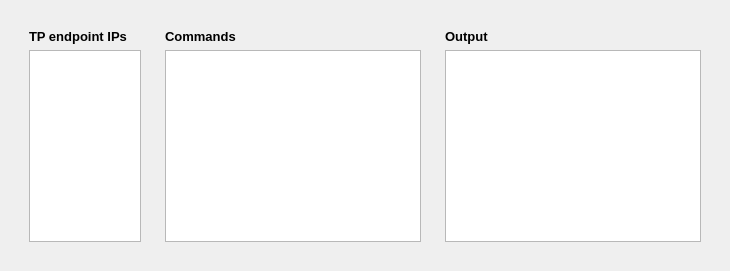
           <widget class="QWidget" name="widget_41" native="true">
            <property name="sizePolicy">
             <sizepolicy hsizetype="Expanding" vsizetype="Preferred">
              <horstretch>0</horstretch>
              <verstretch>0</verstretch>
             </sizepolicy>
            </property>
            <layout class="QHBoxLayout" name="horizontalLayout_28">
             <item>
              <widget class="QWidget" name="widget_39" native="true">
               <property name="sizePolicy">
                <sizepolicy hsizetype="Preferred" vsizetype="Expanding">
                 <horstretch>0</horstretch>
                 <verstretch>0</verstretch>
                </sizepolicy>
               </property>
               <layout class="QHBoxLayout" name="horizontalLayout_26">
                <item>
                 <widget class="QWidget" name="widget_43" native="true">
                  <property name="maximumSize">
                   <size>
                    <width>130</width>
                    <height>16777215</height>
                   </size>
                  </property>
                  <layout class="QVBoxLayout" name="verticalLayout_34">
                   <item>
                    <widget class="QLabel" name="label">
                     <property name="font">
                      <font>
                       <family>Segoe UI</family>
                       <pointsize>10</pointsize>
                       <weight>75</weight>
                       <bold>true</bold>
                      </font>
                     </property>
                     <property name="text">
                      <string>TP endpoint IPs</string>
                     </property>
                    </widget>
                   </item>
                   <item>
                    <widget class="QPlainTextEdit" name="plainTextEdit_tp_ip_list">
                     <property name="sizePolicy">
                      <sizepolicy hsizetype="Fixed" vsizetype="Expanding">
                       <horstretch>0</horstretch>
                       <verstretch>0</verstretch>
                      </sizepolicy>
                     </property>
                     <property name="palette">
                      <palette>
                       <active>
                        <colorrole role="Text">
                         <brush brushstyle="SolidPattern">
                          <color alpha="255">
                           <red>0</red>
                           <green>0</green>
                           <blue>0</blue>
                          </color>
                         </brush>
                        </colorrole>
                        <colorrole role="Base">
                         <brush brushstyle="SolidPattern">
                          <color alpha="255">
                           <red>255</red>
                           <green>255</green>
                           <blue>255</blue>
                          </color>
                         </brush>
                        </colorrole>
                       </active>
                       <inactive>
                        <colorrole role="Text">
                         <brush brushstyle="SolidPattern">
                          <color alpha="255">
                           <red>0</red>
                           <green>0</green>
                           <blue>0</blue>
                          </color>
                         </brush>
                        </colorrole>
                        <colorrole role="Base">
                         <brush brushstyle="SolidPattern">
                          <color alpha="255">
                           <red>255</red>
                           <green>255</green>
                           <blue>255</blue>
                          </color>
                         </brush>
                        </colorrole>
                       </inactive>
                       <disabled>
                        <colorrole role="Text">
                         <brush brushstyle="SolidPattern">
                          <color alpha="255">
                           <red>120</red>
                           <green>120</green>
                           <blue>120</blue>
                          </color>
                         </brush>
                        </colorrole>
                        <colorrole role="Base">
                         <brush brushstyle="SolidPattern">
                          <color alpha="255">
                           <red>240</red>
                           <green>240</green>
                           <blue>240</blue>
                          </color>
                         </brush>
                        </colorrole>
                       </disabled>
                      </palette>
                     </property>
                     <property name="font">
                      <font>
                       <family>Segoe UI</family>
                       <pointsize>10</pointsize>
                      </font>
                     </property>
                     <property name="plainText">
                      <string/>
                     </property>
                    </widget>
                   </item>
                  </layout>
                 </widget>
                </item>
                <item>
                 <widget class="QWidget" name="widget_44" native="true">
                  <property name="maximumSize">
                   <size>
                    <width>470</width>
                    <height>16777215</height>
                   </size>
                  </property>
                  <layout class="QVBoxLayout" name="verticalLayout_11">
                   <item>
                    <widget class="QLabel" name="label_2">
                     <property name="font">
                      <font>
                       <family>Segoe UI</family>
                       <pointsize>10</pointsize>
                       <weight>75</weight>
                       <bold>true</bold>
                      </font>
                     </property>
                     <property name="text">
                      <string>Commands</string>
                     </property>
                    </widget>
                   </item>
                   <item>
                    <widget class="QPlainTextEdit" name="plainTextEdit_tp_commands">
                     <property name="palette">
                      <palette>
                       <active>
                        <colorrole role="Text">
                         <brush brushstyle="SolidPattern">
                          <color alpha="255">
                           <red>0</red>
                           <green>0</green>
                           <blue>0</blue>
                          </color>
                         </brush>
                        </colorrole>
                        <colorrole role="Base">
                         <brush brushstyle="SolidPattern">
                          <color alpha="255">
                           <red>255</red>
                           <green>255</green>
                           <blue>255</blue>
                          </color>
                         </brush>
                        </colorrole>
                       </active>
                       <inactive>
                        <colorrole role="Text">
                         <brush brushstyle="SolidPattern">
                          <color alpha="255">
                           <red>0</red>
                           <green>0</green>
                           <blue>0</blue>
                          </color>
                         </brush>
                        </colorrole>
                        <colorrole role="Base">
                         <brush brushstyle="SolidPattern">
                          <color alpha="255">
                           <red>255</red>
                           <green>255</green>
                           <blue>255</blue>
                          </color>
                         </brush>
                        </colorrole>
                       </inactive>
                       <disabled>
                        <colorrole role="Text">
                         <brush brushstyle="SolidPattern">
                          <color alpha="255">
                           <red>120</red>
                           <green>120</green>
                           <blue>120</blue>
                          </color>
                         </brush>
                        </colorrole>
                        <colorrole role="Base">
                         <brush brushstyle="SolidPattern">
                          <color alpha="255">
                           <red>240</red>
                           <green>240</green>
                           <blue>240</blue>
                          </color>
                         </brush>
                        </colorrole>
                       </disabled>
                      </palette>
                     </property>
                     <property name="font">
                      <font>
                       <pointsize>10</pointsize>
                      </font>
                     </property>
                     <property name="plainText">
                      <string/>
                     </property>
                    </widget>
                   </item>
                  </layout>
                 </widget>
                </item>
                <item>
                 <widget class="QWidget" name="widget_12" native="true">
                  <layout class="QVBoxLayout" name="verticalLayout_16">
                   <item>
                    <widget class="QLabel" name="label_4">
                     <property name="font">
                      <font>
                       <family>Segoe UI</family>
                       <pointsize>10</pointsize>
                       <weight>75</weight>
                       <bold>true</bold>
                      </font>
                     </property>
                     <property name="text">
                      <string>Output</string>
                     </property>
                    </widget>
                   </item>
                   <item>
                    <widget class="QTextEdit" name="textEdit_TP_output">
                     <property name="sizePolicy">
                      <sizepolicy hsizetype="Expanding" vsizetype="Expanding">
                       <horstretch>0</horstretch>
                       <verstretch>0</verstretch>
                      </sizepolicy>
                     </property>
                     <property name="palette">
                      <palette>
                       <active>
                        <colorrole role="Text">
                         <brush brushstyle="SolidPattern">
                          <color alpha="255">
                           <red>0</red>
                           <green>0</green>
                           <blue>0</blue>
                          </color>
                         </brush>
                        </colorrole>
                        <colorrole role="Base">
                         <brush brushstyle="SolidPattern">
                          <color alpha="255">
                           <red>255</red>
                           <green>255</green>
                           <blue>255</blue>
                          </color>
                         </brush>
                        </colorrole>
                       </active>
                       <inactive>
                        <colorrole role="Text">
                         <brush brushstyle="SolidPattern">
                          <color alpha="255">
                           <red>0</red>
                           <green>0</green>
                           <blue>0</blue>
                          </color>
                         </brush>
                        </colorrole>
                        <colorrole role="Base">
                         <brush brushstyle="SolidPattern">
                          <color alpha="255">
                           <red>255</red>
                           <green>255</green>
                           <blue>255</blue>
                          </color>
                         </brush>
                        </colorrole>
                       </inactive>
                       <disabled>
                        <colorrole role="Text">
                         <brush brushstyle="SolidPattern">
                          <color alpha="255">
                           <red>120</red>
                           <green>120</green>
                           <blue>120</blue>
                          </color>
                         </brush>
                        </colorrole>
                        <colorrole role="Base">
                         <brush brushstyle="SolidPattern">
                          <color alpha="255">
                           <red>240</red>
                           <green>240</green>
                           <blue>240</blue>
                          </color>
                         </brush>
                        </colorrole>
                       </disabled>
                      </palette>
                     </property>
                     <property name="font">
                      <font>
                       <pointsize>10</pointsize>
                      </font>
                     </property>
                     <property name="readOnly">
                      <bool>true</bool>
                     </property>
                     <property name="html">
                      <string>&lt;!DOCTYPE HTML PUBLIC &quot;-//W3C//DTD HTML 4.0//EN&quot; &quot;http://www.w3.org/TR/REC-html40/strict.dtd&quot;&gt;
&lt;html&gt;&lt;head&gt;&lt;meta name=&quot;qrichtext&quot; content=&quot;1&quot; /&gt;&lt;style type=&quot;text/css&quot;&gt;
p, li { white-space: pre-wrap; }
&lt;/style&gt;&lt;/head&gt;&lt;body style=&quot; font-family:'Segoe UI'; font-size:10pt; font-weight:400; font-style:normal;&quot;&gt;
&lt;p style=&quot;-qt-paragraph-type:empty; margin-top:0px; margin-bottom:0px; margin-left:0px; margin-right:0px; -qt-block-indent:0; text-indent:0px;&quot;&gt;&lt;br /&gt;&lt;/p&gt;&lt;/body&gt;&lt;/html&gt;</string>
                     </property>
                    </widget>
                   </item>
                  </layout>
                 </widget>
                </item>
               </layout>
              </widget>
             </item>
            </layout>
           </widget>
